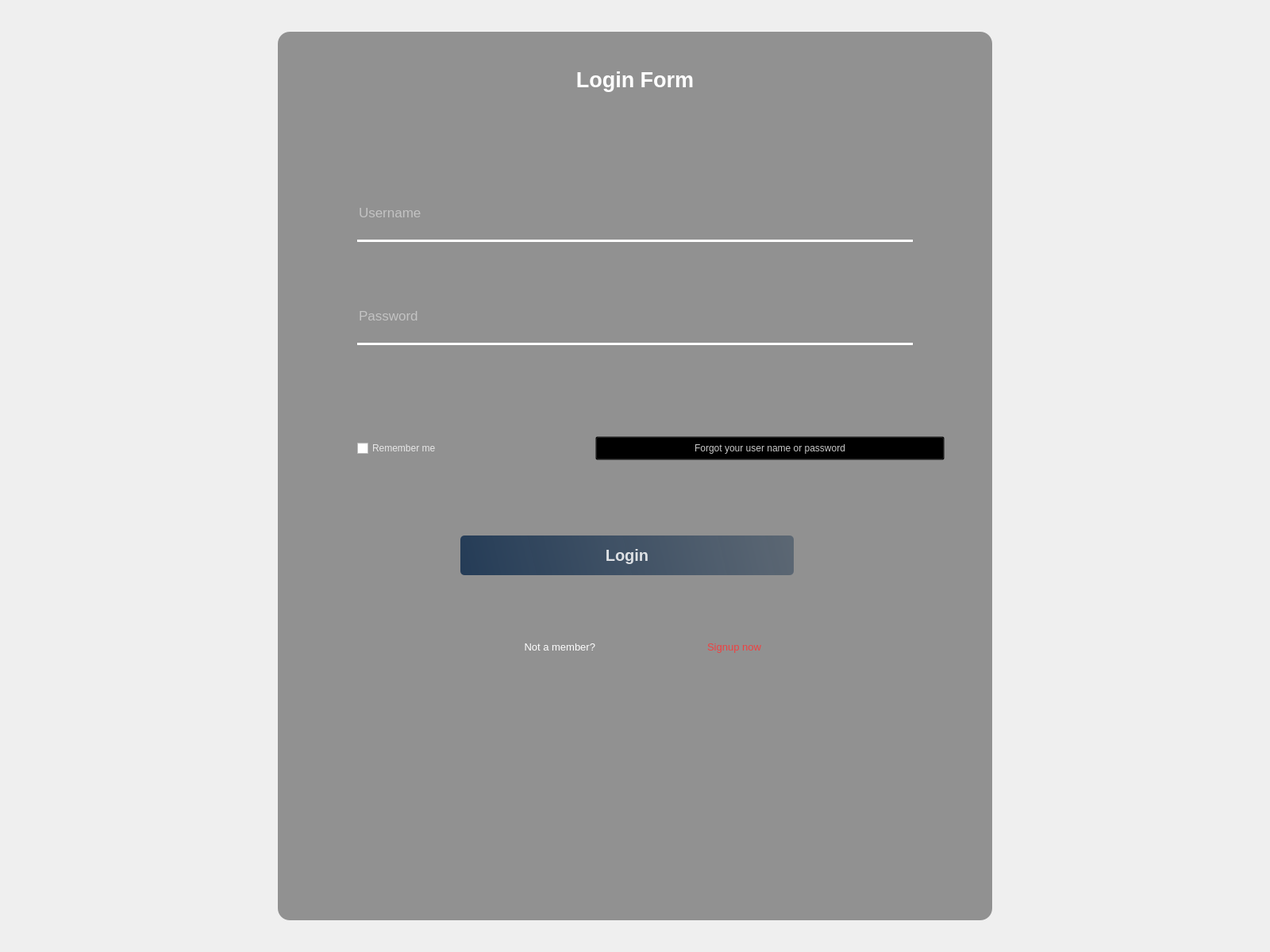
<?xml version="1.0" encoding="UTF-8"?>
<ui version="4.0">
 <class>MainWindow</class>
 <widget class="QWidget" name="MainWindow">
  <property name="geometry">
   <rect>
    <x>0</x>
    <y>0</y>
    <width>1600</width>
    <height>1200</height>
   </rect>
  </property>
  <property name="sizePolicy">
   <sizepolicy hsizetype="Expanding" vsizetype="Expanding">
    <horstretch>0</horstretch>
    <verstretch>0</verstretch>
   </sizepolicy>
  </property>
  <property name="windowTitle">
   <string>LOGIN</string>
  </property>
  <property name="windowIcon">
   <iconset>
    <normaloff>../icon/manage.png</normaloff>../icon/manage.png</iconset>
  </property>
  <property name="windowOpacity">
   <double>2.000000000000000</double>
  </property>
  <widget class="QWidget" name="centralwidget" native="true">
   <property name="geometry">
    <rect>
     <x>0</x>
     <y>0</y>
     <width>1600</width>
     <height>1200</height>
    </rect>
   </property>
   <widget class="QWidget" name="widget" native="true">
    <property name="geometry">
     <rect>
      <x>0</x>
      <y>0</y>
      <width>1600</width>
      <height>1200</height>
     </rect>
    </property>
    <property name="sizePolicy">
     <sizepolicy hsizetype="Maximum" vsizetype="Preferred">
      <horstretch>0</horstretch>
      <verstretch>0</verstretch>
     </sizepolicy>
    </property>
    <property name="styleSheet">
     <string notr="true">QPushButton#loginButton{
	background-color: qlineargradient(spread:pad, x1:0, y1:0.505682, x2:1, y2:0.477, stop:0 rgba(20, 47, 78, 219), stop:1 rgba(85, 98, 112, 226));
	color: rgba(255,255,255,210);
	border-radius: 5px;
}
QPushButton#loginButton:pressed{
	padding-left: 5px;
	padding-top: 5px;
	background-color: rgba(105,118,132,200)
}
QPushButton#loginButton:hover{
	background-color: qlineargradient(spread:pad, x1:0, y1:0.505682, x2:1, y2:0.477, stop:0 rgba(40, 67, 98, 219), stop:1 rgba(105, 118, 132, 226));
}

QPushButton#signupButton:hover{
	font : bold;
}

QCheckBox{
	color: rgba(255,255,255,200)
}
QLabel#label_2
{
	border: 20px
}

QPushButton#forgotButton
{
color: rgba(255,255,255,200);
background-color : rgba(0,0,0,0);
}

QPushButton#forgotButton:hover{
	font : bold;
}





</string>
    </property>
    <widget class="QLabel" name="label_2">
     <property name="geometry">
      <rect>
       <x>0</x>
       <y>0</y>
       <width>1600</width>
       <height>1200</height>
      </rect>
     </property>
     <property name="sizePolicy">
      <sizepolicy hsizetype="Preferred" vsizetype="Preferred">
       <horstretch>0</horstretch>
       <verstretch>0</verstretch>
      </sizepolicy>
     </property>
     <property name="styleSheet">
      <string notr="true">border-radius: 10px;
width : 100%</string>
     </property>
     <property name="text">
      <string/>
     </property>
     <property name="pixmap">
      <pixmap>alo1.png</pixmap>
     </property>
     <property name="scaledContents">
      <bool>true</bool>
     </property>
     <property name="alignment">
      <set>Qt::AlignCenter</set>
     </property>
    </widget>
    <widget class="QLabel" name="label_3">
     <property name="geometry">
      <rect>
       <x>350</x>
       <y>40</y>
       <width>900</width>
       <height>1120</height>
      </rect>
     </property>
     <property name="styleSheet">
      <string notr="true">background-color: rgba(0,0,0,100);
border-radius: 15px;</string>
     </property>
     <property name="text">
      <string/>
     </property>
    </widget>
    <widget class="QLabel" name="label_4">
     <property name="geometry">
      <rect>
       <x>0</x>
       <y>0</y>
       <width>1600</width>
       <height>200</height>
      </rect>
     </property>
     <property name="font">
      <font>
       <pointsize>20</pointsize>
       <weight>75</weight>
       <bold>true</bold>
      </font>
     </property>
     <property name="styleSheet">
      <string notr="true">color: rgb(255,255,255)</string>
     </property>
     <property name="text">
      <string>Login Form</string>
     </property>
     <property name="alignment">
      <set>Qt::AlignCenter</set>
     </property>
    </widget>
    <widget class="QLineEdit" name="userName">
     <property name="geometry">
      <rect>
       <x>450</x>
       <y>240</y>
       <width>700</width>
       <height>65</height>
      </rect>
     </property>
     <property name="font">
      <font>
       <pointsize>13</pointsize>
      </font>
     </property>
     <property name="styleSheet">
      <string notr="true">background-color: rgba(0,0,0,0);
border: none;
border-bottom: 3px solid rgba(255,255,255,255);

color: rgba(255,255,255,230);
padding-bottom: 7px;</string>
     </property>
     <property name="placeholderText">
      <string>Username</string>
     </property>
    </widget>
    <widget class="QLineEdit" name="password">
     <property name="geometry">
      <rect>
       <x>450</x>
       <y>370</y>
       <width>700</width>
       <height>65</height>
      </rect>
     </property>
     <property name="font">
      <font>
       <pointsize>13</pointsize>
      </font>
     </property>
     <property name="styleSheet">
      <string notr="true">background-color: rgba(0,0,0,0);
border: none;
border-bottom: 3px solid rgba(255,255,255,255);

color: rgba(255,255,255,230);
padding-bottom: 7px;</string>
     </property>
     <property name="echoMode">
      <enum>QLineEdit::Password</enum>
     </property>
     <property name="placeholderText">
      <string>Password</string>
     </property>
    </widget>
    <widget class="QPushButton" name="loginButton">
     <property name="geometry">
      <rect>
       <x>580</x>
       <y>675</y>
       <width>420</width>
       <height>50</height>
      </rect>
     </property>
     <property name="font">
      <font>
       <pointsize>15</pointsize>
       <weight>75</weight>
       <bold>true</bold>
      </font>
     </property>
     <property name="cursor">
      <cursorShape>PointingHandCursor</cursorShape>
     </property>
     <property name="text">
      <string>Login</string>
     </property>
    </widget>
    <widget class="QCheckBox" name="checkBox">
     <property name="geometry">
      <rect>
       <x>450</x>
       <y>550</y>
       <width>200</width>
       <height>30</height>
      </rect>
     </property>
     <property name="font">
      <font>
       <pointsize>9</pointsize>
      </font>
     </property>
     <property name="text">
      <string>Remember me</string>
     </property>
    </widget>
    <widget class="QLabel" name="label_6">
     <property name="geometry">
      <rect>
       <x>500</x>
       <y>800</y>
       <width>250</width>
       <height>30</height>
      </rect>
     </property>
     <property name="font">
      <font>
       <pointsize>10</pointsize>
      </font>
     </property>
     <property name="styleSheet">
      <string notr="true">color: rgba(255,255,255,250)</string>
     </property>
     <property name="text">
      <string>Not a member?</string>
     </property>
     <property name="alignment">
      <set>Qt::AlignRight|Qt::AlignTrailing|Qt::AlignVCenter</set>
     </property>
    </widget>
    <widget class="QPushButton" name="signupButton">
     <property name="geometry">
      <rect>
       <x>800</x>
       <y>800</y>
       <width>250</width>
       <height>30</height>
      </rect>
     </property>
     <property name="font">
      <font>
       <pointsize>10</pointsize>
       <weight>50</weight>
       <bold>false</bold>
      </font>
     </property>
     <property name="cursor">
      <cursorShape>PointingHandCursor</cursorShape>
     </property>
     <property name="styleSheet">
      <string notr="true">background-color: rgba(0,0,0,0);
border: none;
color: rgba(255,51,51, 220);</string>
     </property>
     <property name="text">
      <string>Signup now</string>
     </property>
    </widget>
    <widget class="QPushButton" name="forgotButton">
     <property name="geometry">
      <rect>
       <x>750</x>
       <y>550</y>
       <width>440</width>
       <height>30</height>
      </rect>
     </property>
     <property name="font">
      <font>
       <pointsize>9</pointsize>
      </font>
     </property>
     <property name="cursor">
      <cursorShape>PointingHandCursor</cursorShape>
     </property>
     <property name="styleSheet">
      <string notr="true"/>
     </property>
     <property name="text">
      <string>Forgot your user name or password</string>
     </property>
    </widget>
    <zorder>label_2</zorder>
    <zorder>label_3</zorder>
    <zorder>userName</zorder>
    <zorder>password</zorder>
    <zorder>loginButton</zorder>
    <zorder>checkBox</zorder>
    <zorder>label_6</zorder>
    <zorder>signupButton</zorder>
    <zorder>label_4</zorder>
    <zorder>forgotButton</zorder>
   </widget>
  </widget>
 </widget>
 <resources/>
 <connections/>
</ui>
